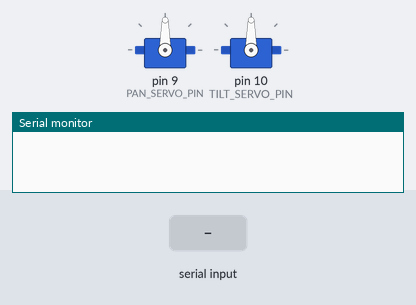
A sketch run on a simulated Arduino Uno, built with avr-gcc and run on an emulated ATmega328P. Parts: 2 × servo, the last lines printed to the serial monitor. Inputs (shaded band) come from the test bench.

Above: at 1.2 s.
1.3 s: "90;45\n" received over Serial
At 2.0 s:
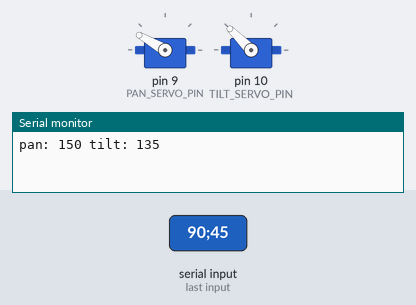
2.8 s: "30;150\n" received over Serial
At 3.1 s:
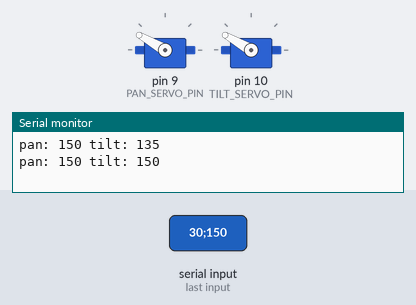
Timing chart, 0 to 5.8 s (numbered marks = the images above; inputs shaded):
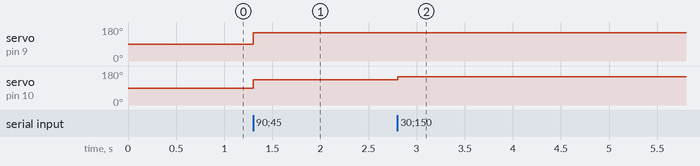

The sketch:

rsn-final-arduino.ino
```cpp
#include <Servo.h>

#define PAN_SERVO_PIN 9
#define TILT_SERVO_PIN 10
#define CENTER_VAL 1000

int pan_pos = 90;
int tilt_pos = 90;

Servo pan;
Servo tilt;

void setup() {
  Serial.begin(115200);
  pan.attach(PAN_SERVO_PIN);
  tilt.attach(TILT_SERVO_PIN);
}


// map value to be between 0, 180
int adjust_val(int val) {
  return min(150, max(30, val));
}

String readLastString() {
  String s = "";
  while (Serial.available() > 0) {
    s = Serial.readStringUntil('\n');
  }
  return s;
}

void loop() {
  if (Serial.available() > 0) {
    String input = readLastString();
    int separatorIndex = input.indexOf(';');
    if (separatorIndex != -1) {
      int pos1 = input.substring(0, separatorIndex).toInt();
      int pos2 = input.substring(separatorIndex + 1).toInt();

      if (pos1 == CENTER_VAL) {
        pos1 = 90 - pan_pos;
      }
      if (pos2 == CENTER_VAL) {
        pos2 = 90 - tilt_pos;
      }


      pan_pos = adjust_val(pan_pos + pos1);
      tilt_pos = adjust_val(tilt_pos + pos2);

      Serial.println("pan: " + String(pan_pos) + " tilt: " + String(tilt_pos));

      pan.write(pan_pos);
      tilt.write(tilt_pos);


    }
  }
}
```

Measured:
- after the input at 1.3 s, servo on pin 9 (PAN_SERVO_PIN): 90° → 150° at once; servo on pin 10 (TILT_SERVO_PIN): 90° → 135° at once
- after the input at 2.8 s, servo on pin 10 (TILT_SERVO_PIN): 135° → 150° at once
